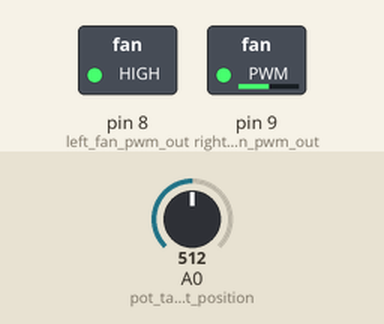
Bench run of a sketch on a simulated Arduino Uno, built with avr-gcc and run on an emulated ATmega328P. On the bench: switched loads named in the sketch (green lamp = pin HIGH). The inputs (shaded band) are chosen by the test bench; at power-on: A0 (pot_target_position) = 512.

Above: at 1.2 s.
1.3 s: A0 (pot_target_position) set to 716
At 2.2 s:
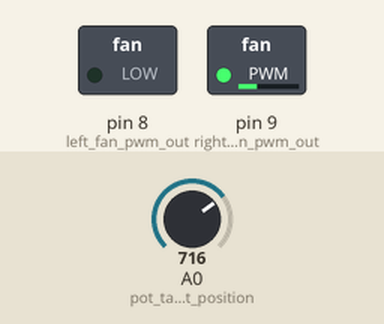
2.8 s: A0 (pot_target_position) set to 900
At 3.4 s:
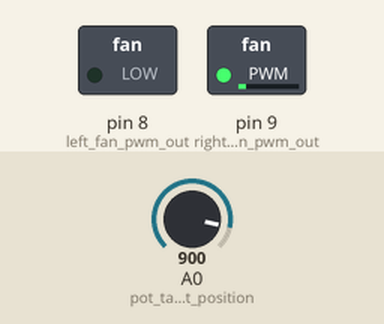
4.3 s: A0 (pot_target_position) set to 1023
At 5.5 s:
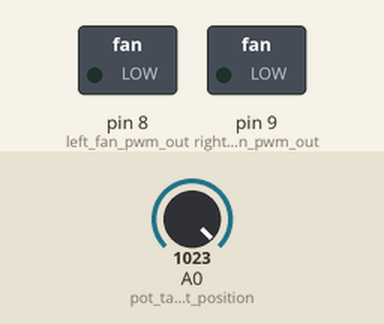
5.8 s: A0 (pot_target_position) set to 306
At 6.8 s:
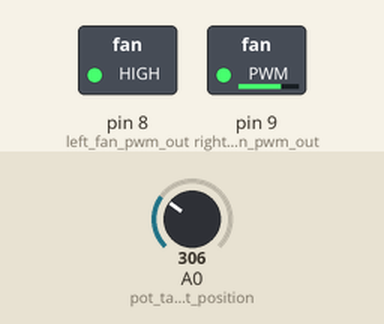
7.3 s: A0 (pot_target_position) set to 122
At 8.0 s:
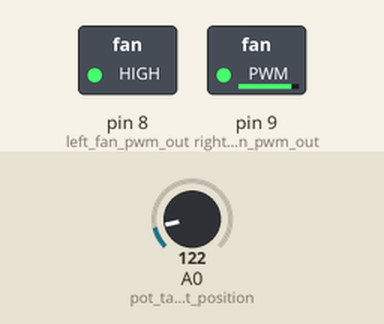
8.8 s: A0 (pot_target_position) set to 511
At 9.1 s:
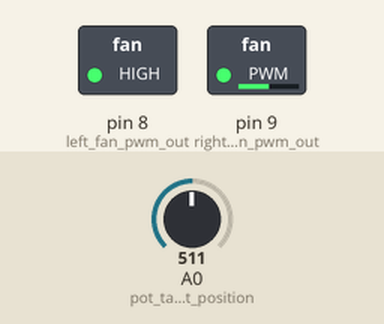
Timing chart, 0 to 11.3 s (numbered marks = the images above; inputs shaded):
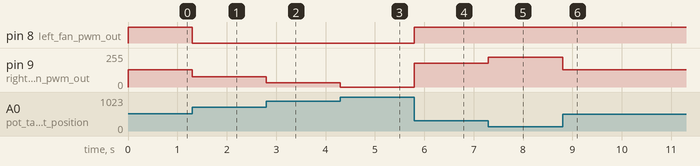

Measured:
- after the input at 1.3 s, pin 8 (left_fan_pwm_out): HIGH → LOW at once; pin 9 (right_fan_pwm_out): 128/255 → 77/255 at once
- after the input at 2.8 s, pin 9 (right_fan_pwm_out): 77/255 → 31/255 at once
- after the input at 4.3 s, pin 9 (right_fan_pwm_out): 31/255 → 0/255 at once
- after the input at 5.8 s, pin 8 (left_fan_pwm_out): LOW → HIGH at once; pin 9 (right_fan_pwm_out): 0/255 → 179/255 at once
- after the input at 7.3 s, pin 9 (right_fan_pwm_out): 179/255 → 225/255 at once
- after the input at 8.8 s, pin 9 (right_fan_pwm_out): 225/255 → 128/255 at once

The sketch:

dual_fan_test.ino
```cpp
constexpr int pot_target_position = A0;
constexpr int left_fan_pwm_out    = 8;
constexpr int right_fan_pwm_out   = 9;

void setup() {
  // put your setup code here, to run once:
  Serial.begin(115200);
}

void loop() {
  // put your main code here, to run repeatedly:
  int position = map(analogRead(pot_target_position), 0, 1023, 0, 255);
  analogWrite(left_fan_pwm_out, abs(255 - position));
  analogWrite(right_fan_pwm_out, abs(position - 255));
}
```
